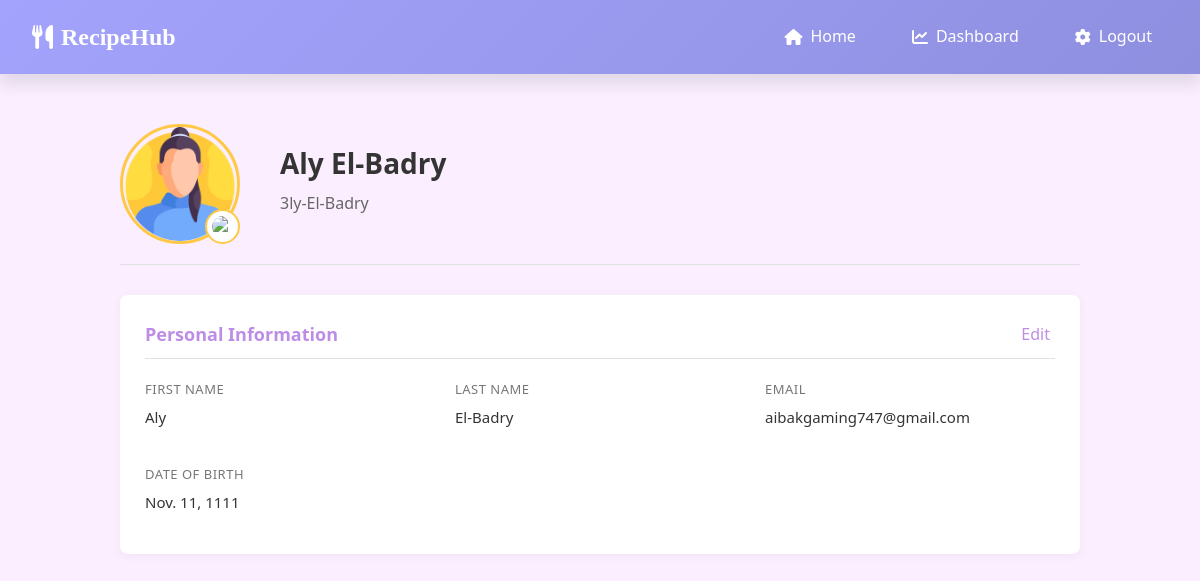
Page /profile/ (signed in) on the committed database.
### authorization/models.py (models this page shows, shortened)
class User(AbstractUser):
    ACCOUNT_TYPE_CHOICES = [
        (0, 'User'),
        (-1, 'Admin'),
        (1, 'Admin'),
    ]
    first_name = models.CharField(max_length=20, blank=False)
    last_name = models.CharField(max_length=20, blank=False)
    username = models.CharField(max_length=22, blank=False, validators=[RegexValidator(regex=r'^[\w.@+-]+$', message="Username must be alphanumeric or contain @/./+/-/_.",),])
    email = models.EmailField(unique=True, max_length=254, blank=False)
    password = models.CharField(max_length=128, blank=False)
    birthDate = models.DateField(blank=False)
    account_type = models.IntegerField(choices=ACCOUNT_TYPE_CHOICES, blank=False, default=0)
    profile_image_url = models.URLField(max_length=500, blank=True, null=True)
    USERNAME_FIELD = 'email'
    REQUIRED_FIELDS = ['username']

### personalInfo/views.py (the view)
# urls.py: path('profile/', views.profile, name="profile"),
def profile(request):
    if request.user.is_authenticated:
        form = UserImageForm()
        context = {
            'username': request.user.username,
            'first_name': request.user.first_name,
            'last_name': request.user.last_name,
            'email': request.user.email,
            'birth_date': request.user.birthDate,
            'image_url': request.user.profile_image_url,
            'form': form,
        }
        return render(request, "profile_page.html", context=context)
    return redirect('login')

### templates/profile_page.html (shortened to what this page needs)
{% load static %}
<!DOCTYPE html>
<html>
    <head>
        <link rel="stylesheet" href="{% static "user/css/profile_page.css" %}">
        <link rel="stylesheet" href="{% static "components/css/navbar.css" %}">
        <link rel="stylesheet" href="https://cdnjs.cloudflare.com/ajax/libs/font-awesome/6.0.0/css/all.min.css">
    </head>
    <body>
        <nav class="navbar">
            <div class="nav-container">
                <a class="navbar-brand" href="#">
                    <i class="fas fa-utensils"></i><p style="font-family: 'Brush Script MT', 'Brush Script Std', cursive;">RecipeHub</p>
                </a>
                <div class="nav-menu">
                    <a href="{% url 'home' %}" class="nav-link"><i class="fas fa-home"></i> Home</a>
                    <a href="{% url 'dashboard' %}" class="nav-link"><i class="fas fa-chart-line"></i> Dashboard</a>
                        <a href="{% url "logout" %}" class="nav-link"><i class="fas fa-cog"></i> Logout</a>
                </div>
            </div>
        </nav>
        <div class="main-content">
            <div class="container">
                <div class="profile-header">
                    <div class="profile-avatar-container">
                        {% if image_url == NULL %}
                            <img src="{% static "images/woman.png" %}" alt="Profile" class="profile-avatar" id="profileAvatar">
                        {% else %}
                            <img src="{{ image_url }}" alt="Profile", class="profile-avatar" id="profileAvatar" >
                        {% endif %}
                            <img src="{% static "images/plus.png" %}" alt="Edit" class="profile-edit" id="editProfileBtn">
                    </div>
                    <div class="profile-info">
                        <h1 id="display-name">{{ first_name }} {{ last_name }}</h1>
                        <p id="userName">{{ username }}</p>
                    </div>
                </div>
                <div class="profile-section">
                    <div class="section-header">
                        <h2 class="section-title">Personal Information</h2>
                        <button class="edit" id="editPersonal">Edit</button>
                    </div>
                    <div class="info-grid">
                        <div class="info-item">
                            <div class="info-label">First Name</div>
                            <div class="info-value" id="firstname">{{ first_name }}</div>
                        </div>
                        <div class="info-item">
                            <div class="info-label">Last Name</div>
                            <div class="info-value" id="lastname">{{ last_name }}</div>
                        </div>
                        <div class="info-item">
                            <div class="info-label">Email</div>
                            <div class="info-value" id="email">{{ email }}</div>
                        </div>
                        <div class="info-item">
                            <div class="info-label">Date of Birth</div>
                            <div class="info-value" id="datebirth">{{ birth_date }}</div>
                        </div>
                    </div>
                </div>
            </div>
        </div>
    </body>
</html>

### static/user/css/profile_page.css (style rules this page uses)
:root { --purple: rgb(189 141 230); --yellow: #ffc845; --dark-gray: #343434; --light-gray: #f8f9fa; --bordercolor: #e0e0e0; --sidebar-width: 250px; }
* { margin: 0; padding: 0; box-sizing: border-box; font-family: 'Segoe UI', Tahoma, Geneva, Verdana, sans-serif; }
body { background-color: #fbefff; color: var(--dark-gray); line-height: 1.6; }
.main-content { margin: auto; flex: 1; padding: 20px; }
.container { max-width: 1000px; margin: 30px auto; padding: 0 20px; }
.profile-header { display: flex; align-items: center; margin-bottom: 30px; padding-bottom: 20px; border-bottom: 1px solid var(--bordercolor); }
.profile-avatar-container { position: relative; display: inline-block; margin-right: 40px; }
.profile-avatar { width: 120px; height: 120px; border-radius: 50%; object-fit: cover; border: 3px solid var(--yellow); display: block; transition: transform 0.3s ease; }
.profile-edit { position: absolute; width: 35px; height: 35px; bottom: 0; right: 0; background-color: white; border-radius: 50%; padding: 5px; border: 2px solid var(--yellow); cursor: pointer; transition: all 0.3s ease; display: flex; align-items: center; justify-content: center; }
.profile-info h1 { font-size: 28px; margin-bottom: 5px; color: var(--dark-gray); }
.profile-info p { color: #666; margin-bottom: 10px; }
.profile-section { background: white; border-radius: 8px; box-shadow: 0 2px 10px rgba(0, 0, 0, 0.05); padding: 25px; margin-bottom: 25px; position: relative; }
.section-header { display: flex; justify-content: space-between; align-items: center; margin-bottom: 20px; padding-bottom: 10px; border-bottom: 1px solid var(--bordercolor); }
.section-title { font-size: 18px; color: var(--purple); font-weight: 600; }
.edit { margin-right: 5px; }
.edit { color: var(--purple); text-decoration: none; font-size: 16px; background: none; border: none; cursor: pointer; }
.info-grid { display: grid; grid-template-columns: repeat(auto-fill, minmax(250px, 1fr)); gap: 20px; }
.info-item { margin-bottom: 15px; }
.info-label { font-size: 13px; color: #777; text-transform: uppercase; margin-bottom: 5px; letter-spacing: 0.5px; }
.info-value { font-size: 15px; font-weight: 500; }

### static/components/css/navbar.css (style rules this page uses)
:root { --primary-color: #a3a3fd; --secondary-color: #f5f2f9; --accent-color: #8f8fe0; --text-dark: #2d3436; --text-light: #636e72; --white: #ffffff; --shadow-sm: 0 2px 4px rgba(0,0,0,0.1); --shadow-md: 0 4px 6px rgba(0,0,0,0.1); --shadow-lg: 0 10px 15px rgba(0,0,0,0.1); --transition-fast: 0.2s ease; --transition-normal: 0.3s ease; --transition-slow: 0.5s ease; --gradient-primary: linear-gradient(135deg, #a3a3fd 0%, #8f8fe0 100%); --gradient-secondary: linear-gradient(135deg, #f5f2f9 0%, #e6e3f0 100%); --gradient-accent: linear-gradient(135deg, #8f8fe0 0%, #7a7ac7 100%); }
.navbar { background: var(--gradient-primary); padding: 1rem; box-shadow: var(--shadow-lg); position: sticky; top: 0; z-index: 1000; width: 100%; }
.nav-container { max-width: 1200px; margin: 0 auto; display: flex; justify-content: space-between; align-items: center; padding: 0 1rem; }
.navbar-brand { color: var(--white); font-size: 1.5rem; font-weight: bold; text-decoration: none; display: flex; align-items: center; gap: 0.5rem; transition: var(--transition-fast); }
.nav-menu { display: flex; gap: 1.5rem; align-items: center; margin: 0; padding: 0; list-style: none; }
.nav-link { color: var(--white); text-decoration: none; padding: 0.5rem 1rem; border-radius: 4px; transition: var(--transition-fast); display: flex; align-items: center; gap: 0.5rem; width: fit-content; }

### rows in the picture
User: first_name "Aly", last_name "El-Badry", username "3ly-El-Badry", email "aibakgaming747@gmail.com", birthDate "Nov. 11, 1111"
